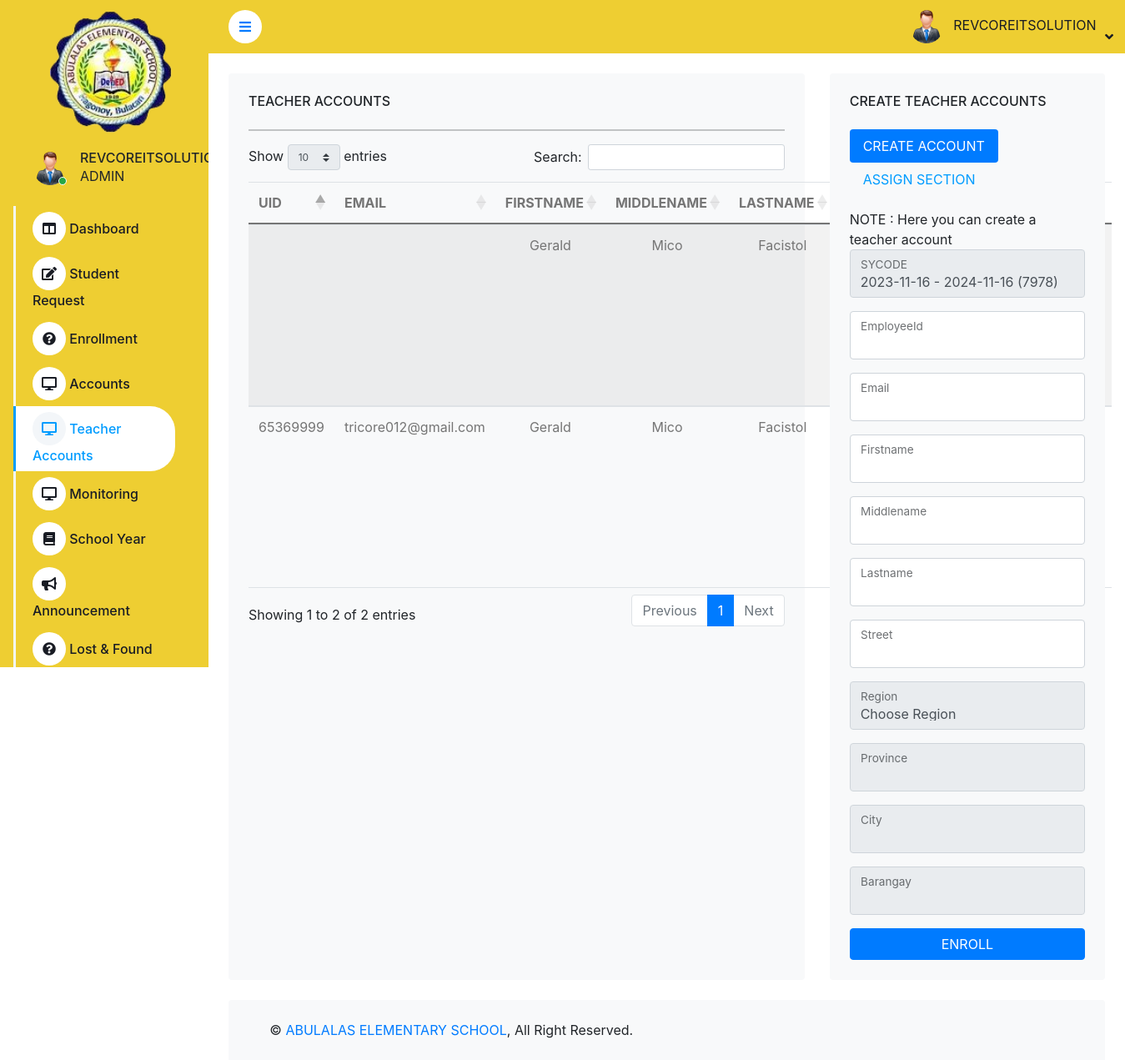
The page /home.php?view=teacher-accounts (signed in) on the database as committed earlier.
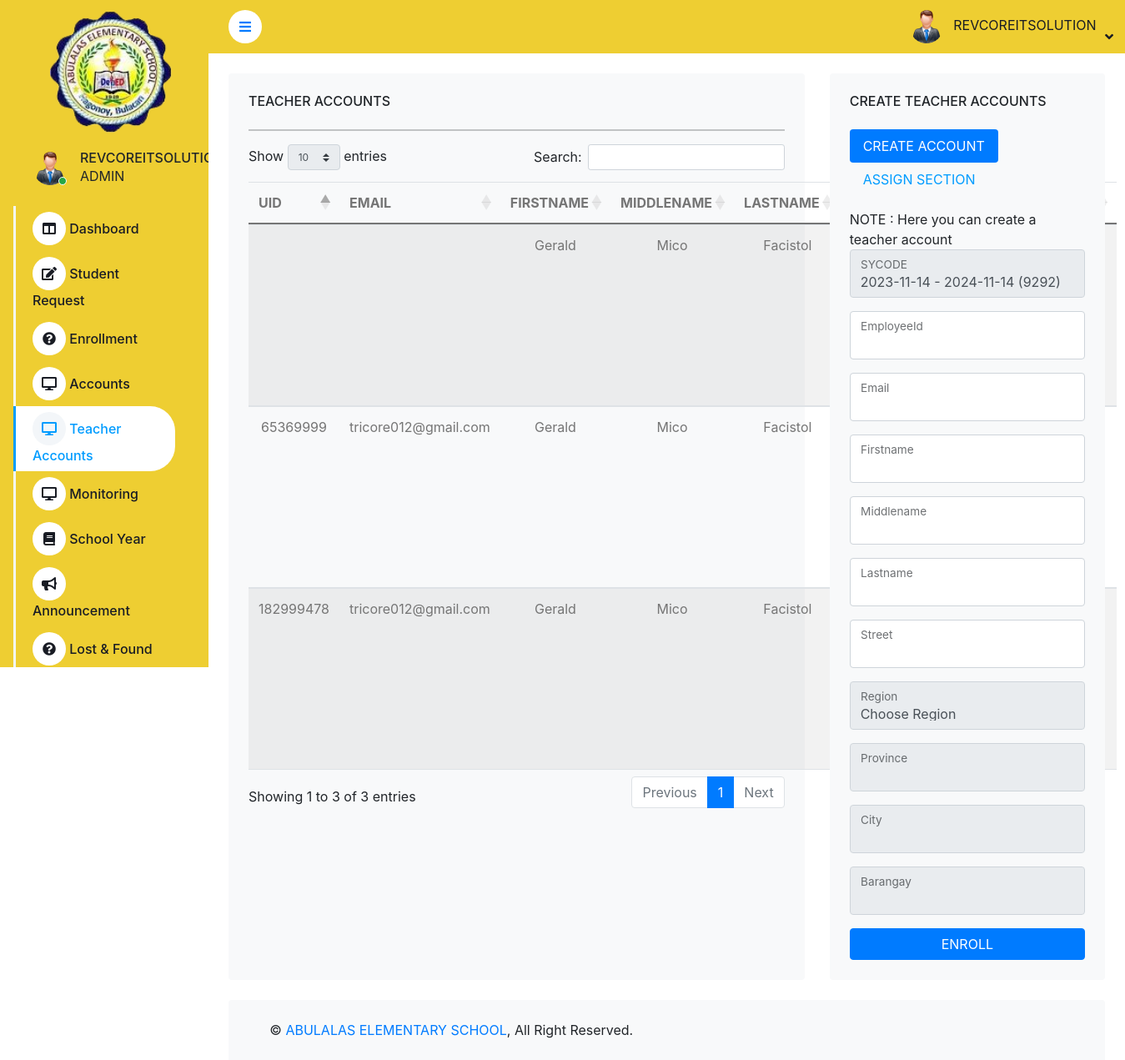
The same page on the database as committed later.
### tables this page shows
CREATE TABLE `tbl_school_teacher_record` (
  `eid` int(11) NOT NULL,
  `sycode` int(50) NOT NULL,
  `uid` varchar(255) NOT NULL,
  `fname` varchar(100) NOT NULL,
  `mname` varchar(100) NOT NULL,
  `lname` varchar(100) NOT NULL,
  `street` varchar(100) NOT NULL,
  `region_text` varchar(255) NOT NULL,
  `province_text` varchar(255) NOT NULL,
  `city_text` varchar(255) NOT NULL,
  `barangay_text` varchar(255) NOT NULL,
  `date_created` date NOT NULL
);

CREATE TABLE `teacher_assigned_section` (
  `aid` int(11) NOT NULL,
  `uid` varchar(255) NOT NULL,
  `sid` int(50) NOT NULL,
  `sycode` int(50) NOT NULL
);

CREATE TABLE `tbl_user_information` (
  `user_id` int(11) NOT NULL,
  `uid` varchar(250) NOT NULL,
  `email` varchar(50) NOT NULL,
  `password` varchar(250) NOT NULL,
  `designation` int(50) NOT NULL,
  `code` int(50) NOT NULL,
  `status` varchar(50) NOT NULL
);

### connection/MainController.php (called while the page is built, shortened)
<?php
include('connection/LoginSession.php');
require_once "connection/ApiController.php";
$portCont = new portalController();
$userSession = $portCont->getUserDetails($session_id);
$studStat = $portCont->checkTotalStudentForTheActivatedSY();
$teacherStat = $portCont->checkTotalTeacherForTheActivatedSY();
?>

### connection/ApiController.php (called while the page is built, shortened)
<?php
require_once "DBController.php";
class portalController extends DBController
{
    function getUserDetails($session_id)
    {
        $query = "SELECT * FROM tbl_user_information TUI LEFT JOIN tbl_user_designation TUD ON TUI.designation = TUD.did WHERE TUI.user_id = ?";
        $params = array(
           array(
               "param_type" => "i",
               "param_value" => $session_id
           )
       );
       $userCredentials = $this->getDBResult($query, $params);
       return $userCredentials;
    }
    function getYearActivated()
    {
        $query = "SELECT * FROM tbl_user_school_year TUS WHERE status = 'ACTIVATED'";
        $yearActivated = $this->getDBResult($query);
        return $yearActivated;
    }
    function AllAccountToDisplayTeacher()
    {
        $query = "SELECT * FROM tbl_school_teacher_record TSTR LEFT JOIN tbl_user_information TUI ON TSTR.uid = TUI.uid LEFT JOIN teacher_assigned_section TAS ON TAS.uid = TSTR.uid LEFT JOIN tbl_school_year_details_section TSYDS ON TAS.sid = TSYDS.sid LEFT JOIN tbl_school_year_details_grade TSYDG ON TSYDS.gid = TSYDG.gid";
        $allTeacherAccount = $this->getDBResult($query);
        return $allTeacherAccount;
    }
    function checkTotalStudentForTheActivatedSY()
    {
        $query = "SELECT TUSY.year_from,TUSY.year_to,TUSY.sycode,COUNT(*) as total FROM tbl_school_student_record TSSR LEFT JOIN tbl_user_school_year TUSY ON TSSR.sycode = TUSY.sycode WHERE TUSY.status = 'ACTIVATED'";
        $allMonitoring = $this->getDBResult($query);
        return $allMonitoring;
    }
    function checkTotalTeacherForTheActivatedSY()
    {
        $query = "SELECT TUSY.year_from,TUSY.year_to,TUSY.sycode,COUNT(*) as total  FROM teacher_assigned_section TAS LEFT JOIN  tbl_school_teacher_record TSTR ON TAS.uid = TSTR.uid LEFT JOIN tbl_user_school_year TUSY ON TAS.sycode = TUSY.sycode WHERE TUSY.status = 'ACTIVATED'";
        $allMonitoring = $this->getDBResult($query);
        return $allMonitoring;
    }
}

### connection/DBController.php (called while the page is built, shortened)
<?php
class DBController
{
    private $host = "localhost";
    private $user = "root";
    private $password = "";
    private $database = "school_abulalas";
    private $conn;
    function __construct()
    {
        $this->conn = mysqli_connect($this->host, $this->user, $this->password, $this->database);
    }
    function getDBResult($query, $params = array())
    {
        $sql_statement = $this->conn->prepare($query);
        if (! empty($params)) {
            $this->bindParams($sql_statement, $params);
        }
        $sql_statement->execute();
        $result = $sql_statement->get_result();
        if ($result->num_rows > 0) {
            while ($row = $result->fetch_assoc()) {
                $resultset[] = $row;
            }
        }
        if (! empty($resultset)) {
            return $resultset;
        }
    }
    function bindParams($sql_statement, $params)
    {
        $param_type = "";
        foreach ($params as $query_param) {
            $param_type .= $query_param["param_type"];
        }
        $bind_params[] = & $param_type;
        foreach ($params as $k => $query_param) {
            $bind_params[] = & $params[$k]["param_value"];
        }
        call_user_func_array(array(
            $sql_statement,
            'bind_param'
        ), $bind_params);
    }
}

### route/admin-teacher-accounts.php (the view, shortened to what the changed rows need)
<div class="container-fluid pt-4 px-4">
     <div class="row g-4">
         <div class="col-sm-12 col-xl-8">
             <div class="bg-light rounded h-100 p-4">
                 <h6 class="mb-4">TEACHER ACCOUNTS</h6>
                 <hr />
                          <table id="myTeacherTable" class="table table-striped" style="text-align:center;">
                                       <thead>
                                           <tr>
                                             <th scope="col">UID</th>
                                             <th scope="col">EMAIL</th>
                                             <th scope="col">FIRSTNAME</th>
                                             <th scope="col">MIDDLENAME</th>
                                             <th scope="col">LASTNAME</th>
                                             <th scope="col">ADDRESS</th>
                                             <th scope="col">GRADE</th>
                                             <th scope="col">SECTION</th>
                                           </tr>
                                        </thead>
                                      <tbody>
                                     <?php
                                     $teacherInfo = $portCont->AllAccountToDisplayTeacher();
                                     if (!empty($teacherInfo)) {
                                         foreach ($teacherInfo as $key => $value) {
                                     ?>
                                     <tr>
                                         <td><?php echo $teacherInfo[$key]['uid']; ?></td>
                                         <td><?php echo $teacherInfo[$key]['email']; ?></td>
                                         <td><?php echo $teacherInfo[$key]['fname']; ?></td>
                                         <td><?php echo $teacherInfo[$key]['mname']; ?></td>
                                         <td><?php echo $teacherInfo[$key]['lname']; ?></td>
                                         <td></td>
                                         <td><?php echo $teacherInfo[$key]['grade']; ?></td>
                                         <td><?php echo $teacherInfo[$key]['section_name']; ?></td>
                                     </tr>
                                 <?php } } ?>
                              </tbody>
                          </table>
             </div>
         </div>
         <div class="col-sm-12 col-xl-4">
             <div class="bg-light rounded h-100 p-4">
                 <h6 class="mb-4">CREATE TEACHER ACCOUNTS</h6>
                 <ul class="nav nav-pills mb-3" id="pills-tab" role="tablist">
                     <li class="nav-item" role="presentation">
                         <button class="nav-link active" id="pills-account-tab" data-bs-toggle="pill"
                             data-bs-target="#pills-account" type="button" role="tab" aria-controls="pills-account"
                             aria-selected="true">CREATE ACCOUNT</button>
                     </li>
                     <li class="nav-item" role="presentation">
                         <button class="nav-link" id="pills-section-tab" data-bs-toggle="pill"
                             data-bs-target="#pills-section" type="button" role="tab"
                             aria-controls="pills-section" aria-selected="false">ASSIGN SECTION</button>
                     </li>
                 </ul>
                 <div class="tab-content" id="pills-tabContent">
                     <div class="tab-pane fade show active" id="pills-account" role="tabpanel" aria-labelledby="pills-account-tab">
                         NOTE : Here you can create a teacher account
                         <form action="home.php?view=teacher-accounts&action=createAccountTeacher" method="POST">
                             <div class="form-floating mb-3">
                                 <select class="form-control" name="sycode" id="floatingInput">
                                         <?php
                                             $schoolYearActivated = $portCont->getYearActivated();
                                             if (!empty($schoolYearActivated)) {
                                                 foreach ($schoolYearActivated as $key => $value) {
                                         ?>
                                          <option value="<?php echo $schoolYearActivated[$key]['sycode']; ?>"><?php echo $schoolYearActivated[$key]['year_from']; ?> - </option>
                                         <?php } } ?>
                                 </select>
                                 <label for="floatingInput">SYCODE</label>
                             </div>
                             <div class="form-floating mb-3">
                                 <input type="text" name="uid" class="form-control" id="floatingPassword">
                                 <label for="floatingPassword">EmployeeId</label>
                             </div>
                             <div class="form-floating mb-3">
                                 <input type="email" name="email" class="form-control" id="floatingPassword">
                                 <label for="floatingPassword">Email</label>
                             </div>
                             <div class="form-floating mb-3">
                                 <input type="text" name="fname" class="form-control" id="floatingPassword">
                                 <label for="floatingPassword">Firstname</label>
                             </div>
                             <div class="form-floating mb-3">
                                 <input type="text" name="mname" class="form-control" id="floatingPassword">
                                 <label for="floatingPassword">Middlename</label>
                             </div>
                             <div class="form-floating mb-3">
                                 <input type="text" name="lname" class="form-control" id="floatingPassword">
                                 <label for="floatingPassword">Lastname</label>
                             </div>
                             <div class="form-floating mb-3">
                                 <input type="text" name="street" class="form-control" id="floatingPassword">
                                 <label for="floatingPassword">Street</label>
                             </div>
                             <div class="form-floating mb-3">
                                 <select name="region" class="form-control"  id="region"></select>
                                 <input type="hidden" class="form-control" name="region_text" id="region-text" required>
                                 <label for="floatingInput">Region</label>
                             </div>
                             <div class="form-floating mb-3">
                                 <select name="province" class="form-control"  id="province"></select>
                                 <label for="floatingInput">Province</label>
                             </div>
                             <div class="form-floating mb-3">
                                 <select name="city" class="form-control"  id="city"></select>
                                 <label for="floatingInput">City</label>
                             </div>
                             <div class="form-floating mb-3">
                                 <select name="barangay" class="form-control"  id="barangay"></select>
                                 <label for="floatingInput">Barangay</label>
                             </div>
                             <button type="submit" name="add" style="width:100%;" class="btn btn-primary">ENROLL</button>
                        </form>
                     </div>
                 </div>
             </div>
         </div>
     </div>
 </div>

Rows that differ between the two databases and show on the page:
added tbl_school_teacher_record: teacher_assigned_section.uid "182999478", tbl_user_information.email "tricore012@gmail.com", fname "Gerald", mname "Mico", lname "Facistol"
Other text that changed with them:
text written by a page script: "Show entries Search: Showing 1 to 2 of 2 entries Previous 1 Next" → "Show entries Search: Showing 1 to 3 of 3 entries Previous 1 Next"
form field sycode: "2023-11-16 - 2024-11-16 (7978)" → "2023-11-14 - 2024-11-14 (9292)"
